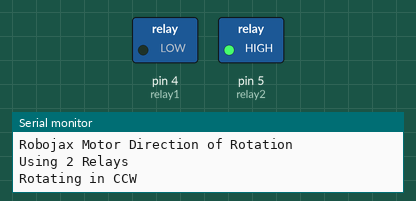
Simulated run of this sketch. Board: Arduino Uno, built with avr-gcc and run on an emulated ATmega328P. Shown: switched loads named in the sketch (green lamp = pin HIGH), the last lines printed to the serial monitor.

Above: at 3.5 s.
At 6.5 s:
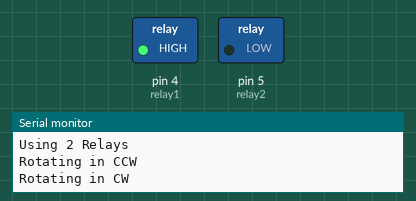
Timing chart, 0 to 9.8 s (numbered marks = the images above):
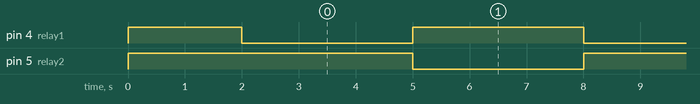

Measured:
- by itself, pin 4 (relay1), pin 5 (relay2): alternates HIGH for 3.0 s and LOW for 3.0 s

The sketch:

sketch_jan27a.ino
```cpp
int relay1 = 4;
int relay2 = 5;


void setup() {

    pinMode(relay1, OUTPUT);// set pin as output for relay 1
    pinMode(relay2, OUTPUT);// set pin as output for relay 2


    // keep the motor off by keeping both HIGH
    digitalWrite(relay1, HIGH);
    digitalWrite(relay2, HIGH);


  Serial.begin(9600);// initialize serial monitor with 9600 baud
  Serial.println("Robojax Motor Direction of Rotation");
  Serial.println("Using 2 Relays");
  delay(2000);
}

void loop() {

 // Rotate in CCW direction
  digitalWrite(relay1, LOW);// turn relay 1 ON
  digitalWrite(relay2, HIGH);// turn relay 2 OFF
  Serial.println("Rotating in CCW");
  delay(3000);// wait for 3 seconds

 // stop the motor


 // Rotate in CW direction
  digitalWrite(relay1, HIGH);// turn relay 1 OFF
  digitalWrite(relay2, LOW);// turn relay 2 ON
  Serial.println("Rotating in CW");
  delay(3000);// wait for 3 seconds

 // stop the motor


 Serial.println("===============");


}// loop end
```
